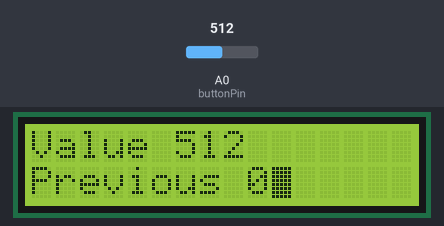
Simulated run of this sketch. Board: Arduino Uno, built with avr-gcc and run on an emulated ATmega328P. Parts: 16×2 character LCD. The inputs (shaded band) are chosen by the test bench; at power-on: A0 (buttonPin) = 512.

Above: at 4.2 s.
4.3 s: A0 (buttonPin) set to 716
At 5.3 s:
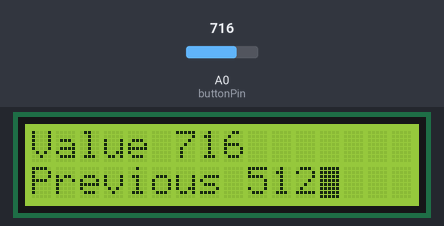
6.0 s: A0 (buttonPin) set to 900
At 6.6 s:
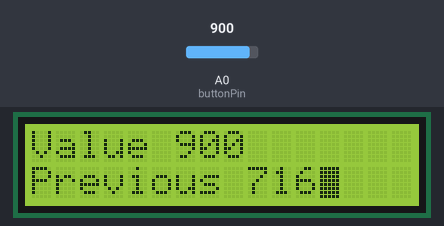
7.5 s: A0 (buttonPin) set to 1023
At 8.0 s:
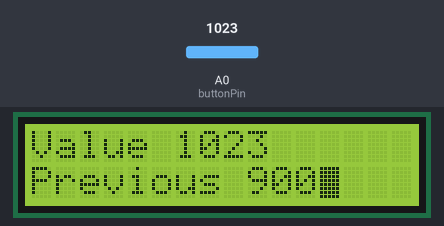
Timing chart, 0 to 10.5 s (numbered marks = the images above; inputs shaded):
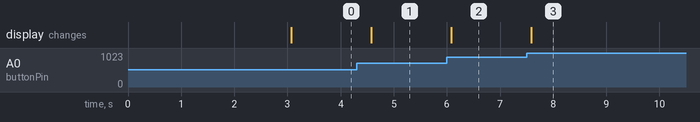

Measured:
- after the input at 4.3 s, the display: changes after 0.28 s (image 1)
- after the input at 6.0 s, the display: changes after 0.08 s (image 2)
- after the input at 7.5 s, the display: changes after 0.09 s (image 3)

The sketch:

Darkness_Detector.ino
```cpp
#include <LiquidCrystal.h>

//This is using the weird shield
LiquidCrystal lcd(8,9,4,5,6,7);
int buttonPin = A0;
int buttonSensorValue = 0;
int previous_Value = 0;

void setup() {
  // put your setup code here, to run once:
  lcd.begin(16,2);
  lcd.print("Starting Up");
  delay(3000);
  lcd.clear();
  lcd.blink();
}

void loop() {
  // put your main code here, to run repeatedly:
  buttonSensorValue = analogRead(buttonPin);
  if (buttonSensorValue != previous_Value) {
    lcd.clear();
    lcd.setCursor(0,0);
    lcd.print("Value ");
    lcd.print(buttonSensorValue);
    lcd.setCursor(0,1);
    lcd.print("Previous ");
    lcd.print(previous_Value);
    previous_Value = buttonSensorValue;
  }
  delay(500);
}

//Output values on A0 :
//1023 rien d'appuyé
//741 - SELECT
//505 - LEFT
//141 - UP
//330 - DOWN
//0 - RIGHT
```
